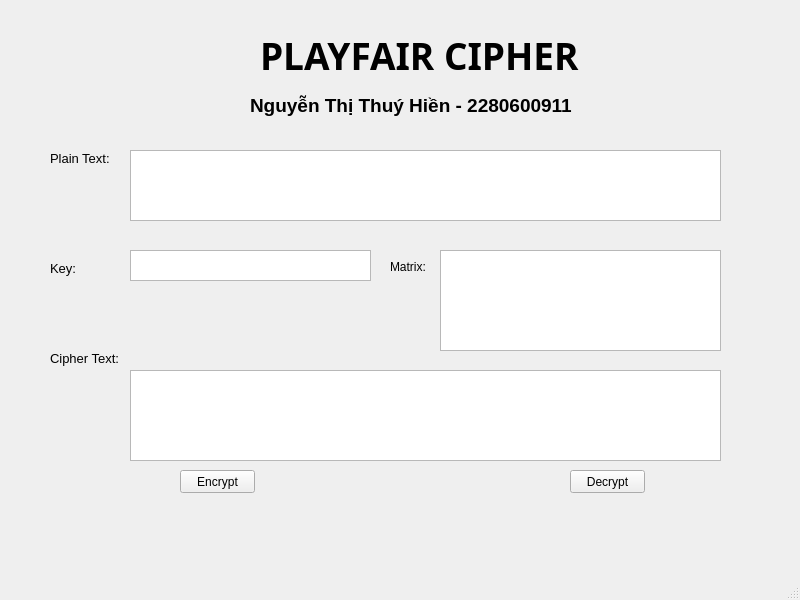
<?xml version="1.0" encoding="UTF-8"?>
<ui version="4.0">
 <class>MainWindow</class>
 <widget class="QMainWindow" name="MainWindow">
  <property name="geometry">
   <rect>
    <x>0</x>
    <y>0</y>
    <width>800</width>
    <height>600</height>
   </rect>
  </property>
  <property name="windowTitle">
   <string>MainWindow</string>
  </property>
  <widget class="QWidget" name="centralwidget">
   <widget class="QLabel" name="label">
    <property name="geometry">
     <rect>
      <x>260</x>
      <y>20</y>
      <width>331</width>
      <height>71</height>
     </rect>
    </property>
    <property name="font">
     <font>
      <family>Monospac821 BT</family>
      <pointsize>28</pointsize>
      <weight>75</weight>
      <bold>true</bold>
     </font>
    </property>
    <property name="text">
     <string>PLAYFAIR CIPHER</string>
    </property>
   </widget>
   <widget class="QPushButton" name="decrypt_btn">
    <property name="geometry">
     <rect>
      <x>570</x>
      <y>470</y>
      <width>75</width>
      <height>23</height>
     </rect>
    </property>
    <property name="text">
     <string>Decrypt</string>
    </property>
   </widget>
   <widget class="QTextEdit" name="matrix_txt">
    <property name="geometry">
     <rect>
      <x>440</x>
      <y>250</y>
      <width>281</width>
      <height>101</height>
     </rect>
    </property>
   </widget>
   <widget class="QLabel" name="label_3">
    <property name="geometry">
     <rect>
      <x>50</x>
      <y>150</y>
      <width>61</width>
      <height>16</height>
     </rect>
    </property>
    <property name="font">
     <font>
      <pointsize>10</pointsize>
     </font>
    </property>
    <property name="text">
     <string>Plain Text:</string>
    </property>
   </widget>
   <widget class="QPushButton" name="encrypt_btn">
    <property name="geometry">
     <rect>
      <x>180</x>
      <y>470</y>
      <width>75</width>
      <height>23</height>
     </rect>
    </property>
    <property name="text">
     <string>Encrypt</string>
    </property>
   </widget>
   <widget class="QLabel" name="label_4">
    <property name="geometry">
     <rect>
      <x>50</x>
      <y>260</y>
      <width>61</width>
      <height>16</height>
     </rect>
    </property>
    <property name="font">
     <font>
      <pointsize>10</pointsize>
     </font>
    </property>
    <property name="text">
     <string>Key:</string>
    </property>
   </widget>
   <widget class="QLabel" name="label_5">
    <property name="geometry">
     <rect>
      <x>50</x>
      <y>350</y>
      <width>71</width>
      <height>16</height>
     </rect>
    </property>
    <property name="font">
     <font>
      <pointsize>10</pointsize>
     </font>
    </property>
    <property name="text">
     <string>Cipher Text:</string>
    </property>
   </widget>
   <widget class="QLabel" name="label_2">
    <property name="geometry">
     <rect>
      <x>250</x>
      <y>90</y>
      <width>351</width>
      <height>31</height>
     </rect>
    </property>
    <property name="font">
     <font>
      <pointsize>14</pointsize>
      <weight>75</weight>
      <bold>true</bold>
     </font>
    </property>
    <property name="text">
     <string>Nguyễn Thị Thuý Hiền - 2280600911</string>
    </property>
   </widget>
   <widget class="QTextEdit" name="plaintext_txt">
    <property name="geometry">
     <rect>
      <x>130</x>
      <y>150</y>
      <width>591</width>
      <height>71</height>
     </rect>
    </property>
   </widget>
   <widget class="QTextEdit" name="ciphertext_txt">
    <property name="geometry">
     <rect>
      <x>130</x>
      <y>370</y>
      <width>591</width>
      <height>91</height>
     </rect>
    </property>
   </widget>
   <widget class="QTextEdit" name="key_txt">
    <property name="geometry">
     <rect>
      <x>130</x>
      <y>250</y>
      <width>241</width>
      <height>31</height>
     </rect>
    </property>
   </widget>
   <widget class="QLabel" name="label_6">
    <property name="geometry">
     <rect>
      <x>390</x>
      <y>260</y>
      <width>47</width>
      <height>13</height>
     </rect>
    </property>
    <property name="text">
     <string>Matrix:</string>
    </property>
   </widget>
  </widget>
  <widget class="QMenuBar" name="menubar">
   <property name="geometry">
    <rect>
     <x>0</x>
     <y>0</y>
     <width>800</width>
     <height>21</height>
    </rect>
   </property>
  </widget>
  <widget class="QStatusBar" name="statusbar"/>
 </widget>
 <resources/>
 <connections/>
</ui>
